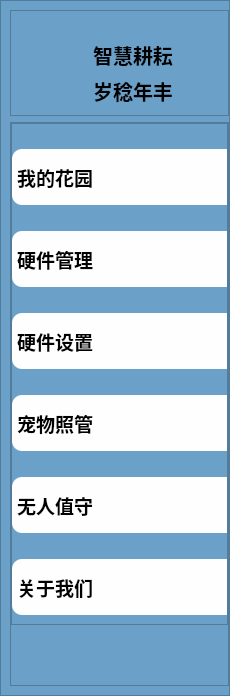
     <widget class="QWidget" name="leftMenu" native="true">
      <property name="styleSheet">
       <string notr="true">background-color: rgb(107, 160, 200);</string>
      </property>
      <layout class="QVBoxLayout" name="verticalLayout_2">
       <property name="spacing">
        <number>0</number>
       </property>
       <property name="leftMargin">
        <number>0</number>
       </property>
       <property name="topMargin">
        <number>0</number>
       </property>
       <property name="rightMargin">
        <number>0</number>
       </property>
       <property name="bottomMargin">
        <number>0</number>
       </property>
       <item>
        <widget class="QFrame" name="frame">
         <property name="sizePolicy">
          <sizepolicy hsizetype="Fixed" vsizetype="Preferred">
           <horstretch>0</horstretch>
           <verstretch>0</verstretch>
          </sizepolicy>
         </property>
         <property name="minimumSize">
          <size>
           <width>230</width>
           <height>0</height>
          </size>
         </property>
         <property name="maximumSize">
          <size>
           <width>230</width>
           <height>16777215</height>
          </size>
         </property>
         <property name="frameShape">
          <enum>QFrame::StyledPanel</enum>
         </property>
         <property name="frameShadow">
          <enum>QFrame::Raised</enum>
         </property>
         <layout class="QVBoxLayout" name="verticalLayout_3">
          <property name="rightMargin">
           <number>0</number>
          </property>
          <item alignment="Qt::AlignTop">
           <widget class="QFrame" name="frame_2">
            <property name="frameShape">
             <enum>QFrame::StyledPanel</enum>
            </property>
            <property name="frameShadow">
             <enum>QFrame::Raised</enum>
            </property>
            <layout class="QHBoxLayout" name="horizontalLayout_8">
             <property name="spacing">
              <number>0</number>
             </property>
             <property name="leftMargin">
              <number>0</number>
             </property>
             <property name="topMargin">
              <number>14</number>
             </property>
             <property name="rightMargin">
              <number>0</number>
             </property>
             <property name="bottomMargin">
              <number>0</number>
             </property>
             <item>
              <widget class="QLabel" name="label">
               <property name="minimumSize">
                <size>
                 <width>36</width>
                 <height>36</height>
                </size>
               </property>
               <property name="maximumSize">
                <size>
                 <width>36</width>
                 <height>36</height>
                </size>
               </property>
               <property name="text">
                <string/>
               </property>
               <property name="pixmap">
                <pixmap resource="res.qrc">:/pic/imag/icon.jpg</pixmap>
               </property>
               <property name="scaledContents">
                <bool>true</bool>
               </property>
              </widget>
             </item>
             <item>
              <spacer name="horizontalSpacer_3">
               <property name="orientation">
                <enum>Qt::Horizontal</enum>
               </property>
               <property name="sizeHint" stdset="0">
                <size>
                 <width>6</width>
                 <height>20</height>
                </size>
               </property>
              </spacer>
             </item>
             <item>
              <widget class="QWidget" name="widget_34" native="true">
               <layout class="QVBoxLayout" name="verticalLayout_6">
                <property name="leftMargin">
                 <number>5</number>
                </property>
                <property name="topMargin">
                 <number>15</number>
                </property>
                <property name="rightMargin">
                 <number>15</number>
                </property>
                <item>
                 <widget class="QLabel" name="label_3">
                  <property name="minimumSize">
                   <size>
                    <width>120</width>
                    <height>26</height>
                   </size>
                  </property>
                  <property name="font">
                   <font>
                    <pointsize>15</pointsize>
                    <weight>75</weight>
                    <bold>true</bold>
                   </font>
                  </property>
                  <property name="text">
                   <string>智慧耕耘</string>
                  </property>
                  <property name="alignment">
                   <set>Qt::AlignCenter</set>
                  </property>
                 </widget>
                </item>
                <item>
                 <widget class="QLabel" name="label_4">
                  <property name="minimumSize">
                   <size>
                    <width>120</width>
                    <height>26</height>
                   </size>
                  </property>
                  <property name="font">
                   <font>
                    <pointsize>15</pointsize>
                    <weight>75</weight>
                    <bold>true</bold>
                   </font>
                  </property>
                  <property name="text">
                   <string>岁稔年丰</string>
                  </property>
                  <property name="alignment">
                   <set>Qt::AlignCenter</set>
                  </property>
                 </widget>
                </item>
               </layout>
              </widget>
             </item>
             <item>
              <spacer name="horizontalSpacer_4">
               <property name="orientation">
                <enum>Qt::Horizontal</enum>
               </property>
               <property name="sizeHint" stdset="0">
                <size>
                 <width>10</width>
                 <height>20</height>
                </size>
               </property>
              </spacer>
             </item>
            </layout>
           </widget>
          </item>
          <item>
           <widget class="QFrame" name="frame_3">
            <property name="frameShape">
             <enum>QFrame::StyledPanel</enum>
            </property>
            <property name="frameShadow">
             <enum>QFrame::Raised</enum>
            </property>
            <layout class="QVBoxLayout" name="verticalLayout_4">
             <property name="spacing">
              <number>0</number>
             </property>
             <property name="leftMargin">
              <number>0</number>
             </property>
             <property name="topMargin">
              <number>0</number>
             </property>
             <property name="rightMargin">
              <number>0</number>
             </property>
             <property name="bottomMargin">
              <number>0</number>
             </property>
             <item>
              <widget class="QFrame" name="frame_4">
               <property name="frameShape">
                <enum>QFrame::StyledPanel</enum>
               </property>
               <property name="frameShadow">
                <enum>QFrame::Raised</enum>
               </property>
               <layout class="QVBoxLayout" name="verticalLayout_5">
                <property name="leftMargin">
                 <number>0</number>
                </property>
                <property name="topMargin">
                 <number>0</number>
                </property>
                <property name="rightMargin">
                 <number>0</number>
                </property>
                <item>
                 <spacer name="verticalSpacer_10">
                  <property name="orientation">
                   <enum>Qt::Vertical</enum>
                  </property>
                  <property name="sizeType">
                   <enum>QSizePolicy::Expanding</enum>
                  </property>
                  <property name="sizeHint" stdset="0">
                   <size>
                    <width>20</width>
                    <height>25</height>
                   </size>
                  </property>
                 </spacer>
                </item>
                <item>
                 <widget class="QPushButton" name="btn1">
                  <property name="sizePolicy">
                   <sizepolicy hsizetype="Expanding" vsizetype="Preferred">
                    <horstretch>0</horstretch>
                    <verstretch>0</verstretch>
                   </sizepolicy>
                  </property>
                  <property name="minimumSize">
                   <size>
                    <width>120</width>
                    <height>56</height>
                   </size>
                  </property>
                  <property name="font">
                   <font>
                    <pointsize>14</pointsize>
                    <weight>75</weight>
                    <bold>true</bold>
                   </font>
                  </property>
                  <property name="styleSheet">
                   <string notr="true">
#btn1{
	background-color: #fefeff;
padding: 5px;
text-align: left;
border-top-left-radius: 10px ;
border-bottom-left-radius: 10px ;

}

#btn1:pressed {
	background-color: rgb(37, 150, 190);
	padding-top:3px;
	padding-left:3px;
}



</string>
                  </property>
                  <property name="text">
                   <string>我的花园</string>
                  </property>
                  <property name="icon">
                   <iconset resource="res.qrc">
                    <normaloff>:/pic/imag/garden.png</normaloff>:/pic/imag/garden.png</iconset>
                  </property>
                  <property name="iconSize">
                   <size>
                    <width>24</width>
                    <height>24</height>
                   </size>
                  </property>
                 </widget>
                </item>
                <item>
                 <spacer name="verticalSpacer_3">
                  <property name="orientation">
                   <enum>Qt::Vertical</enum>
                  </property>
                  <property name="sizeType">
                   <enum>QSizePolicy::Expanding</enum>
                  </property>
                  <property name="sizeHint" stdset="0">
                   <size>
                    <width>20</width>
                    <height>20</height>
                   </size>
                  </property>
                 </spacer>
                </item>
                <item>
                 <widget class="QPushButton" name="btn2">
                  <property name="sizePolicy">
                   <sizepolicy hsizetype="Minimum" vsizetype="Preferred">
                    <horstretch>0</horstretch>
                    <verstretch>0</verstretch>
                   </sizepolicy>
                  </property>
                  <property name="minimumSize">
                   <size>
                    <width>120</width>
                    <height>56</height>
                   </size>
                  </property>
                  <property name="font">
                   <font>
                    <pointsize>14</pointsize>
                    <weight>75</weight>
                    <bold>true</bold>
                   </font>
                  </property>
                  <property name="styleSheet">
                   <string notr="true">#btn2{
	background-color: #fefeff;
padding: 5px;
text-align: left;
border-top-left-radius: 10px ;
border-bottom-left-radius: 10px ;

}


#btn2:pressed {
	background-color: rgb(37, 150, 190);
	padding-top:3px;
	padding-left:3px;
}
</string>
                  </property>
                  <property name="text">
                   <string>硬件管理</string>
                  </property>
                  <property name="icon">
                   <iconset resource="res.qrc">
                    <normaloff>:/pic/imag/hardware.png</normaloff>:/pic/imag/hardware.png</iconset>
                  </property>
                  <property name="iconSize">
                   <size>
                    <width>24</width>
                    <height>24</height>
                   </size>
                  </property>
                 </widget>
                </item>
                <item>
                 <spacer name="verticalSpacer_4">
                  <property name="orientation">
                   <enum>Qt::Vertical</enum>
                  </property>
                  <property name="sizeType">
                   <enum>QSizePolicy::Expanding</enum>
                  </property>
                  <property name="sizeHint" stdset="0">
                   <size>
                    <width>20</width>
                    <height>20</height>
                   </size>
                  </property>
                 </spacer>
                </item>
                <item>
                 <widget class="QPushButton" name="btn3">
                  <property name="sizePolicy">
                   <sizepolicy hsizetype="Minimum" vsizetype="Preferred">
                    <horstretch>0</horstretch>
                    <verstretch>0</verstretch>
                   </sizepolicy>
                  </property>
                  <property name="minimumSize">
                   <size>
                    <width>120</width>
                    <height>56</height>
                   </size>
                  </property>
                  <property name="font">
                   <font>
                    <pointsize>14</pointsize>
                    <weight>75</weight>
                    <bold>true</bold>
                   </font>
                  </property>
                  <property name="styleSheet">
                   <string notr="true">#btn3{
	background-color: #fefeff;
padding: 5px;
text-align: left;
border-top-left-radius: 10px ;
border-bottom-left-radius: 10px ;

}


#btn3:pressed {
	background-color: rgb(37, 150, 190);
	padding-top:3px;
	padding-left:3px;
}
</string>
                  </property>
                  <property name="text">
                   <string>硬件设置</string>
                  </property>
                  <property name="icon">
                   <iconset resource="res.qrc">
                    <normaloff>:/pic/imag/seting.png</normaloff>:/pic/imag/seting.png</iconset>
                  </property>
                  <property name="iconSize">
                   <size>
                    <width>24</width>
                    <height>24</height>
                   </size>
                  </property>
                 </widget>
                </item>
                <item>
                 <spacer name="verticalSpacer_8">
                  <property name="orientation">
                   <enum>Qt::Vertical</enum>
                  </property>
                  <property name="sizeType">
                   <enum>QSizePolicy::Expanding</enum>
                  </property>
                  <property name="sizeHint" stdset="0">
                   <size>
                    <width>20</width>
                    <height>20</height>
                   </size>
                  </property>
                 </spacer>
                </item>
                <item>
                 <widget class="QPushButton" name="btn5">
                  <property name="sizePolicy">
                   <sizepolicy hsizetype="Minimum" vsizetype="Preferred">
                    <horstretch>0</horstretch>
                    <verstretch>0</verstretch>
                   </sizepolicy>
                  </property>
                  <property name="minimumSize">
                   <size>
                    <width>120</width>
                    <height>56</height>
                   </size>
                  </property>
                  <property name="font">
                   <font>
                    <pointsize>14</pointsize>
                    <weight>75</weight>
                    <bold>true</bold>
                   </font>
                  </property>
                  <property name="styleSheet">
                   <string notr="true">#btn5{
	background-color: #fefeff;
padding: 5px;
text-align: left;

border-top-left-radius: 10px ;
border-bottom-left-radius: 10px ;


}


#btn5:pressed {
	background-color: rgb(37, 150, 190);
	padding-top:3px;
	padding-left:3px;
}
</string>
                  </property>
                  <property name="text">
                   <string>宠物照管</string>
                  </property>
                  <property name="icon">
                   <iconset resource="res.qrc">
                    <normaloff>:/pic/imag/chongwu.png</normaloff>:/pic/imag/chongwu.png</iconset>
                  </property>
                  <property name="iconSize">
                   <size>
                    <width>24</width>
                    <height>24</height>
                   </size>
                  </property>
                 </widget>
                </item>
                <item>
                 <spacer name="verticalSpacer_9">
                  <property name="orientation">
                   <enum>Qt::Vertical</enum>
                  </property>
                  <property name="sizeType">
                   <enum>QSizePolicy::Expanding</enum>
                  </property>
                  <property name="sizeHint" stdset="0">
                   <size>
                    <width>20</width>
                    <height>20</height>
                   </size>
                  </property>
                 </spacer>
                </item>
                <item>
                 <widget class="QPushButton" name="btn4">
                  <property name="sizePolicy">
                   <sizepolicy hsizetype="Minimum" vsizetype="Preferred">
                    <horstretch>0</horstretch>
                    <verstretch>0</verstretch>
                   </sizepolicy>
                  </property>
                  <property name="minimumSize">
                   <size>
                    <width>120</width>
                    <height>56</height>
                   </size>
                  </property>
                  <property name="font">
                   <font>
                    <pointsize>14</pointsize>
                    <weight>75</weight>
                    <bold>true</bold>
                   </font>
                  </property>
                  <property name="styleSheet">
                   <string notr="true">#btn4{
	background-color: #fefeff;
padding: 5px;
text-align: left;
border-top-left-radius: 10px ;
border-bottom-left-radius: 10px ;

}


#btn4:pressed {
	background-color: rgb(37, 150, 190);
	padding-top:3px;
	padding-left:3px;
}
</string>
                  </property>
                  <property name="text">
                   <string>无人值守</string>
                  </property>
                  <property name="icon">
                   <iconset resource="res.qrc">
                    <normaloff>:/pic/imag/wuren.png</normaloff>:/pic/imag/wuren.png</iconset>
                  </property>
                  <property name="iconSize">
                   <size>
                    <width>24</width>
                    <height>24</height>
                   </size>
                  </property>
                 </widget>
                </item>
                <item>
                 <spacer name="verticalSpacer_15">
                  <property name="orientation">
                   <enum>Qt::Vertical</enum>
                  </property>
                  <property name="sizeType">
                   <enum>QSizePolicy::Expanding</enum>
                  </property>
                  <property name="sizeHint" stdset="0">
                   <size>
                    <width>20</width>
                    <height>20</height>
                   </size>
                  </property>
                 </spacer>
                </item>
                <item>
                 <widget class="QPushButton" name="btn6">
                  <property name="sizePolicy">
                   <sizepolicy hsizetype="Minimum" vsizetype="Preferred">
                    <horstretch>0</horstretch>
                    <verstretch>0</verstretch>
                   </sizepolicy>
                  </property>
                  <property name="minimumSize">
                   <size>
                    <width>120</width>
                    <height>56</height>
                   </size>
                  </property>
                  <property name="font">
                   <font>
                    <pointsize>14</pointsize>
                    <weight>75</weight>
                    <bold>true</bold>
                   </font>
                  </property>
                  <property name="styleSheet">
                   <string notr="true">#btn6{
	background-color: #fefeff;
padding: 5px;
text-align: left;
border-top-left-radius: 10px ;
border-bottom-left-radius: 10px ;

}


#btn6:pressed {
	background-color: rgb(37, 150, 190);
	padding-top:3px;
	padding-left:3px;
}
</string>
                  </property>
                  <property name="text">
                   <string>关于我们</string>
                  </property>
                  <property name="icon">
                   <iconset resource="res.qrc">
                    <normaloff>:/pic/imag/aboutus.png</normaloff>:/pic/imag/aboutus.png</iconset>
                  </property>
                  <property name="iconSize">
                   <size>
                    <width>24</width>
                    <height>24</height>
                   </size>
                  </property>
                 </widget>
                </item>
               </layout>
              </widget>
             </item>
             <item>
              <spacer name="verticalSpacer">
               <property name="orientation">
                <enum>Qt::Vertical</enum>
               </property>
               <property name="sizeType">
                <enum>QSizePolicy::Expanding</enum>
               </property>
               <property name="sizeHint" stdset="0">
                <size>
                 <width>20</width>
                 <height>60</height>
                </size>
               </property>
              </spacer>
             </item>
            </layout>
           </widget>
          </item>
         </layout>
        </widget>
       </item>
      </layout>
     </widget>
